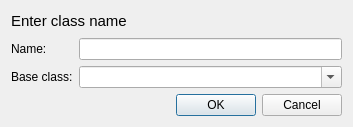
<?xml version="1.0" encoding="UTF-8"?>
<ui version="4.0">
 <class>NewScriptDialog</class>
 <widget class="QDialog" name="NewScriptDialog">
  <property name="geometry">
   <rect>
    <x>0</x>
    <y>0</y>
    <width>353</width>
    <height>127</height>
   </rect>
  </property>
  <property name="windowTitle">
   <string>Dialog</string>
  </property>
  <layout class="QGridLayout" name="gridLayout">
   <item row="1" column="0">
    <widget class="QLabel" name="label_2">
     <property name="text">
      <string>Name:</string>
     </property>
    </widget>
   </item>
   <item row="1" column="1">
    <widget class="QLineEdit" name="editName"/>
   </item>
   <item row="2" column="0">
    <widget class="QLabel" name="label_3">
     <property name="text">
      <string>Base class:</string>
     </property>
    </widget>
   </item>
   <item row="2" column="1">
    <widget class="QComboBox" name="selBaseClass">
     <property name="editable">
      <bool>true</bool>
     </property>
    </widget>
   </item>
   <item row="3" column="0" colspan="2">
    <widget class="QDialogButtonBox" name="buttonBox">
     <property name="orientation">
      <enum>Qt::Horizontal</enum>
     </property>
     <property name="standardButtons">
      <set>QDialogButtonBox::Cancel|QDialogButtonBox::Ok</set>
     </property>
    </widget>
   </item>
   <item row="0" column="0" colspan="2">
    <widget class="QLabel" name="label">
     <property name="text">
      <string>&lt;html&gt;&lt;head/&gt;&lt;body&gt;&lt;p&gt;&lt;span style=&quot; font-size:11pt;&quot;&gt;Enter class name&lt;/span&gt;&lt;/p&gt;&lt;/body&gt;&lt;/html&gt;</string>
     </property>
    </widget>
   </item>
  </layout>
 </widget>
 <resources/>
 <connections>
  <connection>
   <sender>buttonBox</sender>
   <signal>accepted()</signal>
   <receiver>NewScriptDialog</receiver>
   <slot>accept()</slot>
   <hints>
    <hint type="sourcelabel">
     <x>248</x>
     <y>254</y>
    </hint>
    <hint type="destinationlabel">
     <x>157</x>
     <y>274</y>
    </hint>
   </hints>
  </connection>
  <connection>
   <sender>buttonBox</sender>
   <signal>rejected()</signal>
   <receiver>NewScriptDialog</receiver>
   <slot>reject()</slot>
   <hints>
    <hint type="sourcelabel">
     <x>316</x>
     <y>260</y>
    </hint>
    <hint type="destinationlabel">
     <x>286</x>
     <y>274</y>
    </hint>
   </hints>
  </connection>
 </connections>
</ui>
